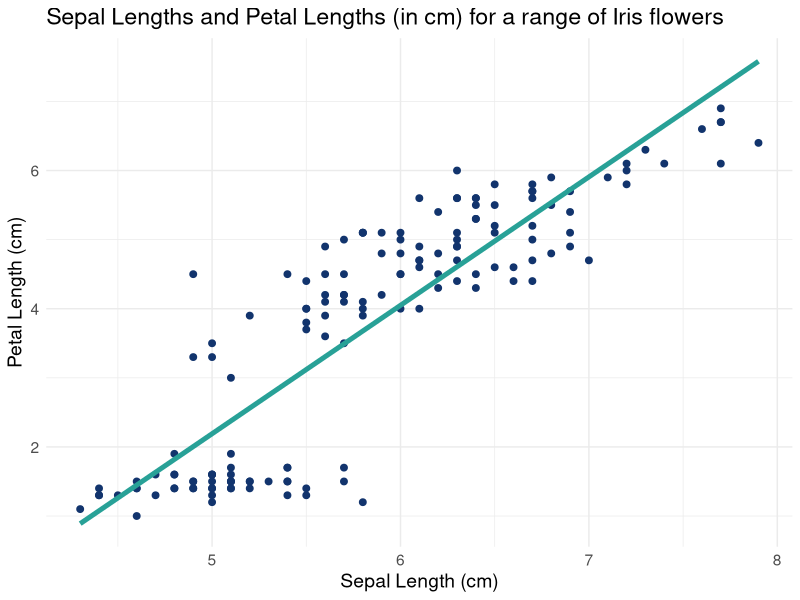

Recreate this plot in R. (Note: this script raises an error after producing the figure.)
#Load packages
library(dplyr)
library(ggplot2)



#----Challenge 1: Linear regression on Iris data


#Select vars of interest from iris data
iris_data <- iris %>%
  as_tibble() %>%
  select(Sepal.Length, Petal.Length)


set.seed(1)
iris_data %>%
  slice_sample(n=10)


#Fit linear model to predict Petal Length from Sepal Length
iris_lm <- lm(Petal.Length ~ Sepal.Length, data = iris_data)

summary(iris_lm)
#Technical Frame: The coefficients from a linear regression of Petal Length on Sepal Length are -7.1 (intercept), and 1.9 (Gradient)
 

#Fitted values:
iris_data_add_preds <- iris_data %>%
  mutate(Petal.Length.Pred = predict(iris_lm))


#Plot along with fitted values
ggplot(iris_data_add_preds, aes(x = Sepal.Length, y = Petal.Length)) +
  geom_point(colour = '#12346D', size = 2.0) +
  geom_line(aes(y = Petal.Length.Pred), colour = '#28A197', linewidth = 1.7) +
  theme_minimal() +
  xlab("Sepal Length (cm)") +
  ylab("Petal Length (cm)") +
  ggtitle("Sepal Lengths and Petal Lengths (in cm) for a range of Iris flowers") +
  theme(text = element_text(size = 14))

#Find RMSE
iris_data_add_preds %>% 
  mutate(.resid = Petal.Length - Petal.Length.Pred) %>% 
  mutate(.resid2 = (.resid)^2) %>% 
  summarise(mean(.resid2)) %>% 
  sqrt() %>%
  pull()

#Plain Language angles (see slides)
#1) Blue data points represent Iris flowers
#2) Green line is a straight best-fit line, which models overall trend
#3) Shows that as Sepal Length increases, Petal Length increases (for each 1cm Sepal Length increase, approx. 2cm Petal Length)
#4) We can use this green line to predict the Petal Length's of newly observed iris flowers, if we know their Sepal Length
#5) The model error is 0,76cm, meaning on average, any new predictions we make of Petal Length using Sepal Length will be 0.86cm away from true value

#--Frame in context of answering key questions - 
#1) What do we mean by data?
#2) What is 'linear regression?
#3) What do the results show?
#4) Why is this useful?
#5) What are the risks?

#-------------------------------------


#-----Challenge 2: P-values in the context of a Chi-Squared Significance Test on the Diamonds Dataset


#Select vars of interest from diamonds data
diamonds_data <- diamonds %>%
  as_tibble() %>%
  select(color, cut)

set.seed(1)
diamonds_data %>%
  slice_sample(n=3)


#Contingency table - compute number of diamonds by cut and colour
diamonds_by_colour_and_cut <- diamonds_data %>%
  group_by(color, cut) %>%
  summarise(n_diamonds = n()) %>%
  pivot_wider(names_from = "color", values_from = "n_diamonds")


#Look at distribution of diamonds by colour and cut, and compute percentage of diamonds by cut in each colour category to allow relative comparison
diamonds_by_colour_and_cut_add_pct <- diamonds_data %>%
  group_by(color, cut) %>%
  summarise(n_diamonds = n()) %>%
  mutate(pct_in_colour = round(100.*n_diamonds/sum(n_diamonds),1))

#Aggregate at colour-level so we can display no. diamonds in each colour category on chart
totals_by_colour <- diamonds_by_colour_and_cut_add_pct %>%
  summarise(n_diamonds = sum(n_diamonds))

#Create stacked bar plot - use gov. analysis function colour scheme, 5 cuts so 5 colours
my_cols <- c("Fair" = "#12436D",  "Good" = "#28A197", "Very Good" = "#801650", "Premium" = "#F46A25", "Ideal" = "#A285D1")

#Show distribution of diamond cuts within each colour category (% in each colour category adds up to 100%)
#Use accessible colours, labels, and overlay % onto bars
#Also show number of diamonds in each colour category for transparency/quantifying sample size
ggplot(diamonds_by_colour_and_cut_add_pct, aes(x = color, y = pct_in_colour, fill = cut)) +
  geom_col(position = "stack") +
  theme_minimal() +
  xlab("Diamond Colour") +
  ylab("% of Diamonds (in colour)") +
  ggtitle("Distribution of Diamonds, by Colour and Cut") +
  scale_fill_manual(values = my_cols) +
  geom_text(data = diamonds_by_colour_and_cut_add_pct %>% filter(pct_in_colour >= 5), aes(label = paste0(pct_in_colour, '%')), position = position_stack(vjust = 0.5)) +
  theme(text = element_text(size = 12)) +
  geom_text(data = totals_by_colour, aes(x = color, y = 103, fill = NULL, label = paste0(n_diamonds)), colour = 'red')

